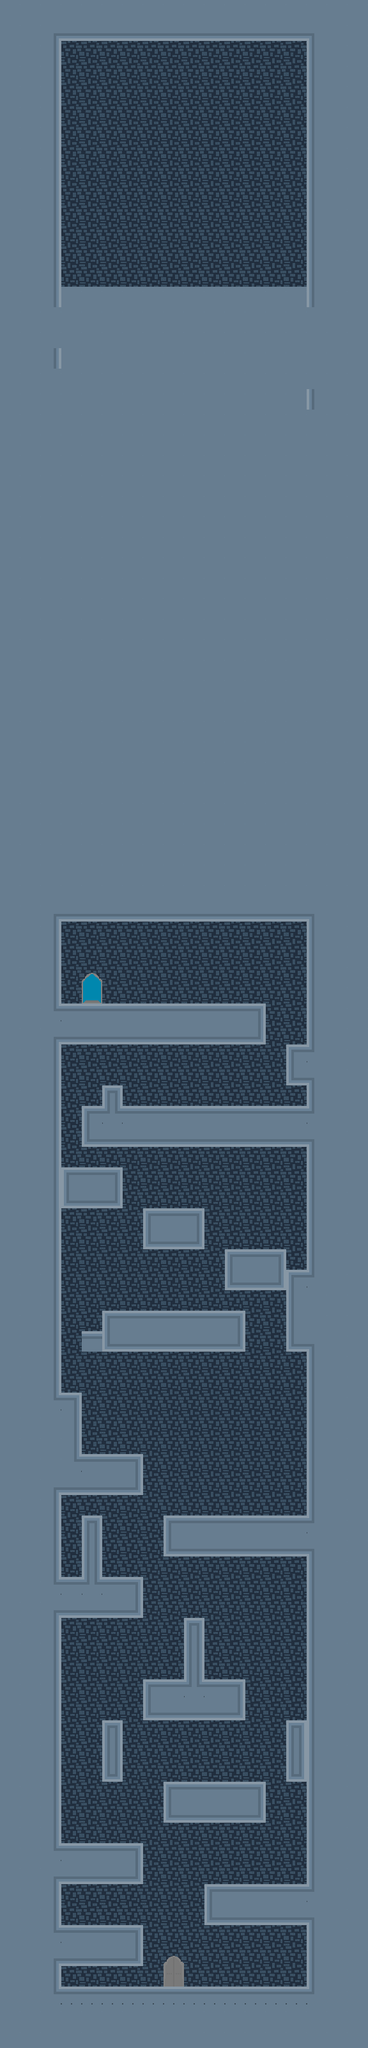

A level layout from a 2D game, rendered from its tile map. Below: a short description, then the map file with tile-grid data replaced by summaries:
An orthogonal 18x100 tile map with 32x32 px tiles, 2 tile layers (background, main) and 45 objects.

<map version="1.2" tiledversion="1.2.5" orientation="orthogonal" renderorder="right-down" width="18" height="100" tilewidth="32" tileheight="32" infinite="0" nextlayerid="6" nextobjectid="60">
 <tileset firstgid="1" source="../tilesets/factoryTileset.tsx" />
 <layer id="2" name="background" width="18" height="100">
  <data>[1800 cells, 1800 non-empty, 10 distinct tile ids]</data>
 </layer>
 <layer id="1" name="main" width="18" height="100">
  <data>[1800 cells, 751 non-empty, 21 distinct tile ids]</data>
 </layer>
 <objectgroup id="3" name="enemyLayer">
  <object id="18" x="399" y="2940">
   <properties>
    <property name="enemyType" value="shoot" />
    <property name="shootFrames" type="int" value="60" />
    <property name="xSpeed" type="float" value="0" />
   </properties>
  </object>
  <object id="19" x="196" y="2876">
   <properties>
    <property name="enemyType" value="bounce" />
    <property name="xSpeed" type="float" value="0" />
    <property name="ySpeed" type="float" value="11" />
   </properties>
  </object>
  <object id="20" x="262" y="2780">
   <properties>
    <property name="enemyType" value="bounce" />
    <property name="xSpeed" type="float" value="0" />
    <property name="ySpeed" type="float" value="9" />
   </properties>
  </object>
  <object id="22" x="392" y="2780">
   <properties>
    <property name="enemyType" value="bounce" />
    <property name="xSpeed" type="float" value="0" />
    <property name="ySpeed" type="float" value="11" />
   </properties>
  </object>
  <object id="24" x="360" y="2620">
   <properties>
    <property name="enemyType" value="bounce" />
    <property name="xSpeed" type="float" value="0" />
    <property name="ySpeed" type="float" value="11" />
   </properties>
  </object>
  <object id="25" x="229" y="2620">
   <properties>
    <property name="enemyType" value="bounce" />
    <property name="xSpeed" type="float" value="0" />
    <property name="ySpeed" type="float" value="11" />
   </properties>
  </object>
  <object id="34" x="476" y="2231">
   <properties>
    <property name="enemyType" value="wallShoot" />
    <property name="shootFrames" type="int" value="90" />
    <property name="xSpeed" type="float" value="0" />
   </properties>
  </object>
  <object id="35" x="476" y="2291">
   <properties>
    <property name="enemyType" value="wallShoot" />
    <property name="shootFrames" type="int" value="90" />
    <property name="xSpeed" type="float" value="0" />
   </properties>
  </object>
  <object id="36" x="475" y="2354">
   <properties>
    <property name="enemyType" value="wallShoot" />
    <property name="shootFrames" type="int" value="90" />
    <property name="xSpeed" type="float" value="0" />
   </properties>
  </object>
  <object id="39" x="476" y="2182">
   <properties>
    <property name="enemyType" value="wallShoot" />
    <property name="shootFrames" type="int" value="90" />
    <property name="xSpeed" type="float" value="0" />
   </properties>
  </object>
  <object id="40" x="476" y="2128">
   <properties>
    <property name="enemyType" value="wallShoot" />
    <property name="shootFrames" type="int" value="90" />
    <property name="xSpeed" type="float" value="0" />
   </properties>
  </object>
  <object id="47" x="297" y="1883">
   <properties>
    <property name="enemyType" value="bounce" />
    <property name="xSpeed" type="float" value="0" />
    <property name="ySpeed" type="float" value="8" />
   </properties>
  </object>
  <object id="50" x="458" y="1980">
   <properties>
    <property name="enemyType" value="jumpUp" />
    <property name="jumpFrames" type="int" value="80" />
    <property name="shoot" type="bool" value="true" />
    <property name="shootFrames" type="int" value="100" />
    <property name="xSpeed" type="float" value="0" />
    <property name="ySpeed" type="float" value="10" />
   </properties>
  </object>
  <object id="51" x="476" y="1832">
   <properties>
    <property name="enemyType" value="wallShoot" />
    <property name="shootFrames" type="int" value="60" />
    <property name="xSpeed" type="float" value="0" />
   </properties>
  </object>
  <object id="52" x="230" y="1883">
   <properties>
    <property name="enemyType" value="bounce" />
    <property name="xSpeed" type="float" value="0" />
    <property name="ySpeed" type="float" value="8" />
   </properties>
  </object>
  <object id="54" x="453" y="1723">
   <properties>
    <property name="enemyType" value="shoot" />
    <property name="shootFrames" type="int" value="30" />
    <property name="xSpeed" type="float" value="0" />
   </properties>
  </object>
 </objectgroup>
 <objectgroup id="4" name="otherLayer">
  <object id="3" x="249" y="3036" width="47" height="74">
   <properties>
    <property name="function" value="spawn" />
   </properties>
  </object>
  <object id="57" x="114" y="1520" width="33" height="49">
   <properties>
    <property name="function" value="end" />
   </properties>
  </object>
 </objectgroup>
 <objectgroup id="5" name="collisionLayer">
  <object id="1" x="0" y="3110" width="576" height="89" />
  <object id="7" x="0" y="0" width="90" height="3110" />
  <object id="8" x="486" y="0" width="90" height="3110" />
  <object id="10" x="90" y="3014" width="128" height="52" />
  <object id="11" x="326" y="2950" width="160" height="52" />
  <object id="12" x="90" y="2886" width="128" height="52" />
  <object id="15" x="262" y="2790" width="148" height="52" />
  <object id="17" x="165" y="2694" width="21" height="84" />
  <object id="21" x="453" y="2694" width="33" height="84" />
  <object id="23" x="229" y="2630" width="148" height="52" />
  <object id="26" x="294" y="2534" width="20" height="96" />
  <object id="27" x="90" y="2470" width="128" height="52" />
  <object id="28" x="134" y="2374" width="20" height="96" />
  <object id="29" x="262" y="2374" width="224" height="52" />
  <object id="33" x="90" y="2278" width="128" height="52" />
  <object id="37" x="90" y="2182" width="32" height="95" />
  <object id="41" x="166" y="2054" width="212" height="52" />
  <object id="42" x="358" y="1958" width="84" height="52" />
  <object id="43" x="230" y="1894" width="84" height="52" />
  <object id="44" x="90" y="1830" width="96" height="52" />
  <object id="45" x="454" y="1990" width="32" height="116" />
  <object id="49" x="128" y="2086" width="38" height="26" />
  <object id="53" x="134" y="1734" width="353" height="52" />
  <object id="55" x="454" y="1638" width="32" height="52" />
  <object id="56" x="90" y="1574" width="320" height="52" />
  <object id="58" x="90" y="994" width="396" height="440" />
  <object id="59" x="166" y="1702" width="20" height="32" />
 </objectgroup>
</map>
